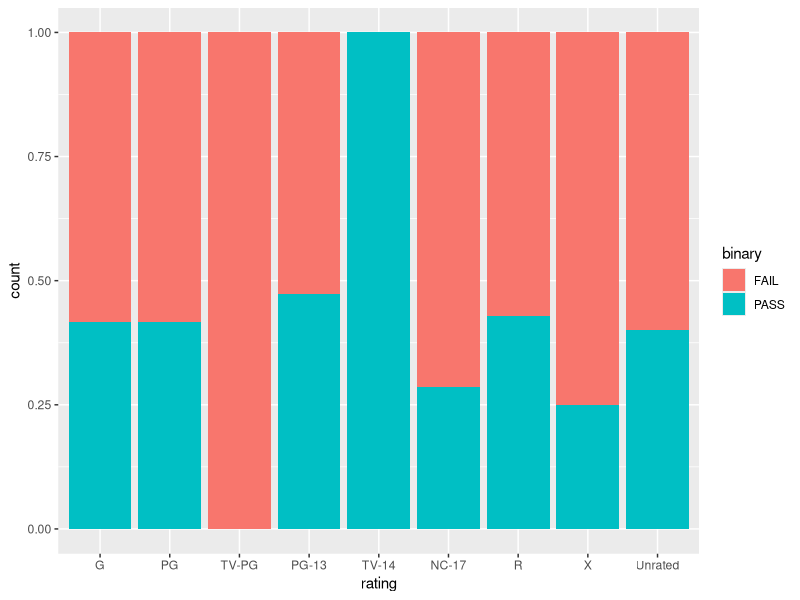
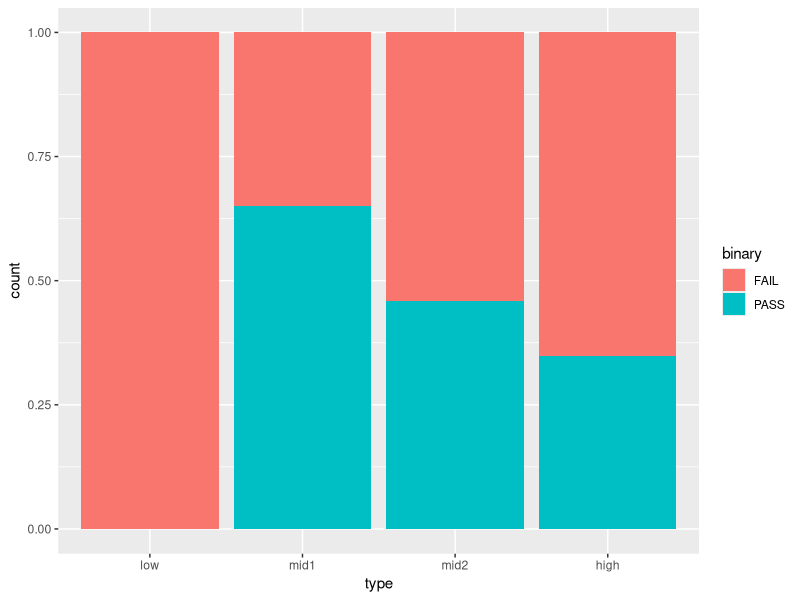
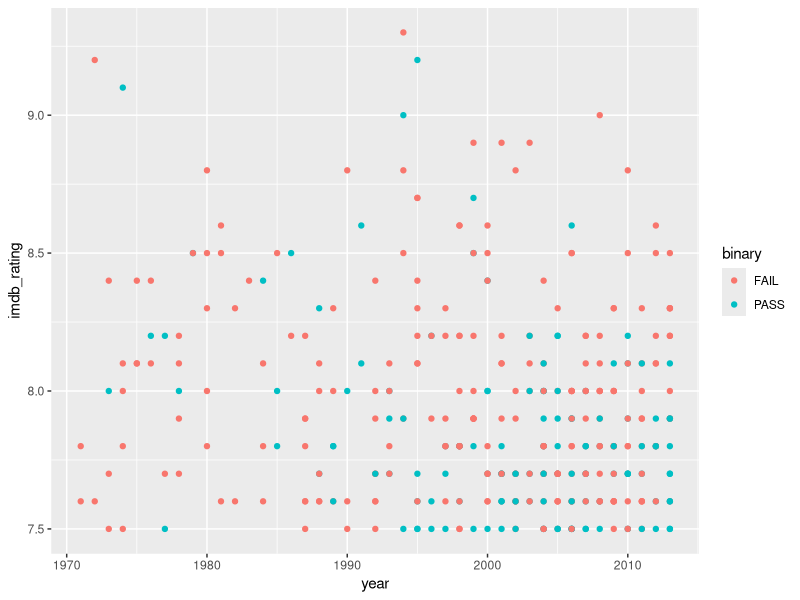
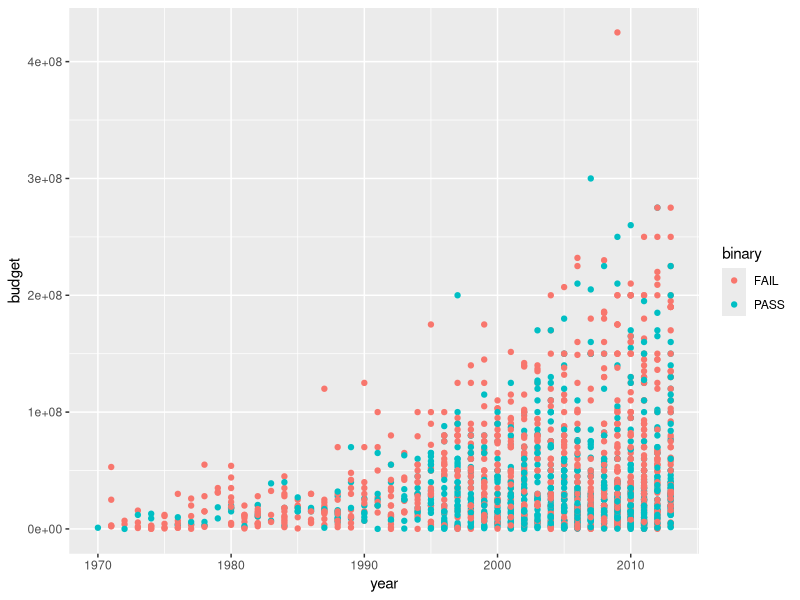

Generate these figures, in order, with R: (Note: this script raises an error after producing the figures.)
## ---- chunk 1
#| label: load-packages
#| message: false
library(tidyverse)
## ---- chunk 2
#| label: load-data-wealth-and-income

bechdel<- read.csv(file = 'data/bechdel_test.csv')

## ---- chunk 3
#| label: ella
rated_r <- bechdel |>
  filter(rated == 'R')
rated_pg13 <- bechdel |>
  filter(rated == 'PG-13')
rated_pg <- bechdel |>
  filter(rated == 'PG')
rated_g <- bechdel |>
  filter(rated == 'G')

pass_g <- rated_g |>
  filter(binary == 'PASS')
pass_pg <- rated_pg |>
  filter(binary == 'PASS')
pass_pg13 <- rated_pg13 |>
  filter(binary == 'PASS')
pass_r <- rated_r |>
  filter(binary == 'PASS')

nrow(pass_g)/ nrow(rated_g)
nrow(pass_pg)/ nrow(rated_pg)
nrow(pass_pg13)/ nrow(rated_pg13)
nrow(pass_r)/ nrow(rated_r)

bechdel_movies <- bechdel |>
  filter(type== 'movie') |>
  drop_na(rated)

bechdel_movies |>
  filter(rated != 'N/A') |>
  filter(rated != 'Not Rated') |>
  mutate(
    rating = fct_relevel(rated, 'G', 'PG', 'TV-PG', 'PG-13','TV-14', 'NC-17', 'R', 'X', 'Unrated')) |>
  ggplot(aes(x = rating, fill = binary)) +
  geom_bar(position = "fill")


## ---- chunk 4
#| label: ella2
bechdel_rating <- bechdel |> 
  group_by(rated) |>
  summarize (n = n())
bechdel |>
  mutate(
    imdb_low = imdb_rating< 2.5,
    imdb_mid1 = between(imdb_rating, 2.5, 5.0),
    imdb_mid2 = between(imdb_rating, 5.1, 7.5),
    imdb_high = imdb_rating> 7.5,
  )
bechdel$type <- as.factor(ifelse(bechdel$imdb_rating < 2.5, 'low',
                          ifelse(bechdel$imdb_rating < 5.0, 'mid1', 
                          ifelse(bechdel$imdb_rating < 7.5, 'mid2', 
                          ifelse(bechdel$imdb_rating < 10.0, 'high',0)))))
bechdel |>
  filter(type != 'NA') |>
  ggplot(aes(x = type, fill = binary)) +
  geom_bar(position = "fill") +
  scale_x_discrete(limits = c("low", "mid1", "mid2", "high"))
  

  
## ---- chunk 5
bechdel |>
  filter(type == 'high') |>
  ggplot(aes(x = year, y = imdb_rating, color = binary)) +
  geom_point()
## ---- chunk 6
bechdel|>
  ggplot(aes(x = year, y = budget, color = binary )) +
  geom_point()
  ggplot(aes(x = year, y =budget))+
  geom_point() +
  facet_wrap(~binary) +
  geom_smooth(method = lm, se = FALSE)
## ---- chunk 7
bechdel|>
  ggplot(aes(x = year, fill = binary)) +
  geom_bar(position = "fill")
bechdel|>
  filter(year == 1970)
bechdel|>
  ggplot(aes(x = year)) +
  geom_histogram()

## ---- chunk 8
bechdel|>
summarize(median = median(budget))
low_budget <- bechdel |>
  filter(budget<= 2.8e+07)
high_budget <- bechdel |>
  filter(budget>2.8e+07 )
low_budget|>
  ggplot(aes(x = budget, color = binary)) +
  geom_histogram()
high_budget |>
  ggplot(aes(x = binary)) +
  geom_bar() 


bechdel$budg<- as.factor(ifelse(bechdel$budget<2.8e+07, "low", "high"))
bechdel|>
  ggplot(aes(x = budg, fill = binary)) +
  geom_bar(position = "fill")
bechdel|>
  ggplot(aes(x = budget)) +
  geom_boxplot()
 
